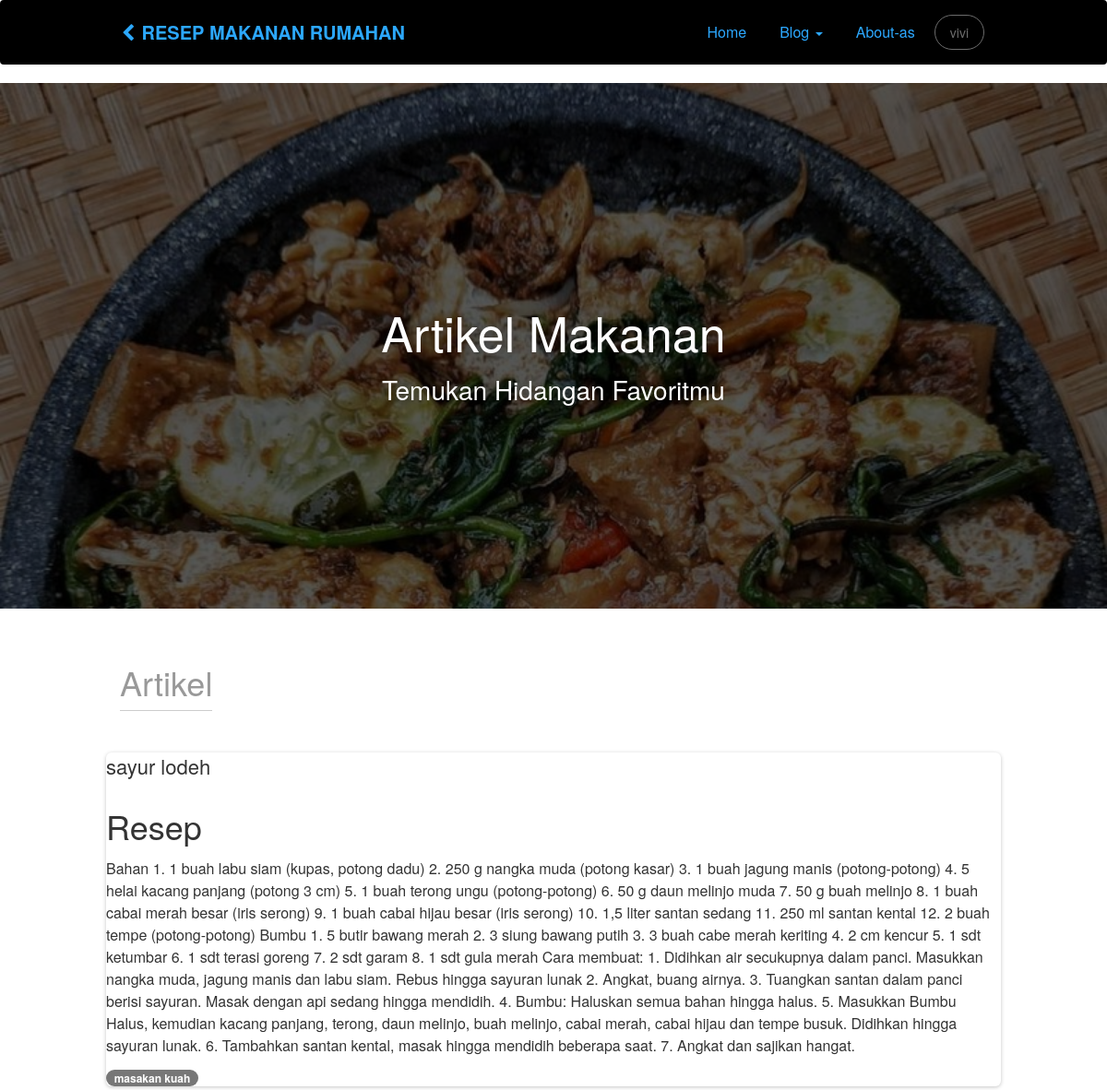
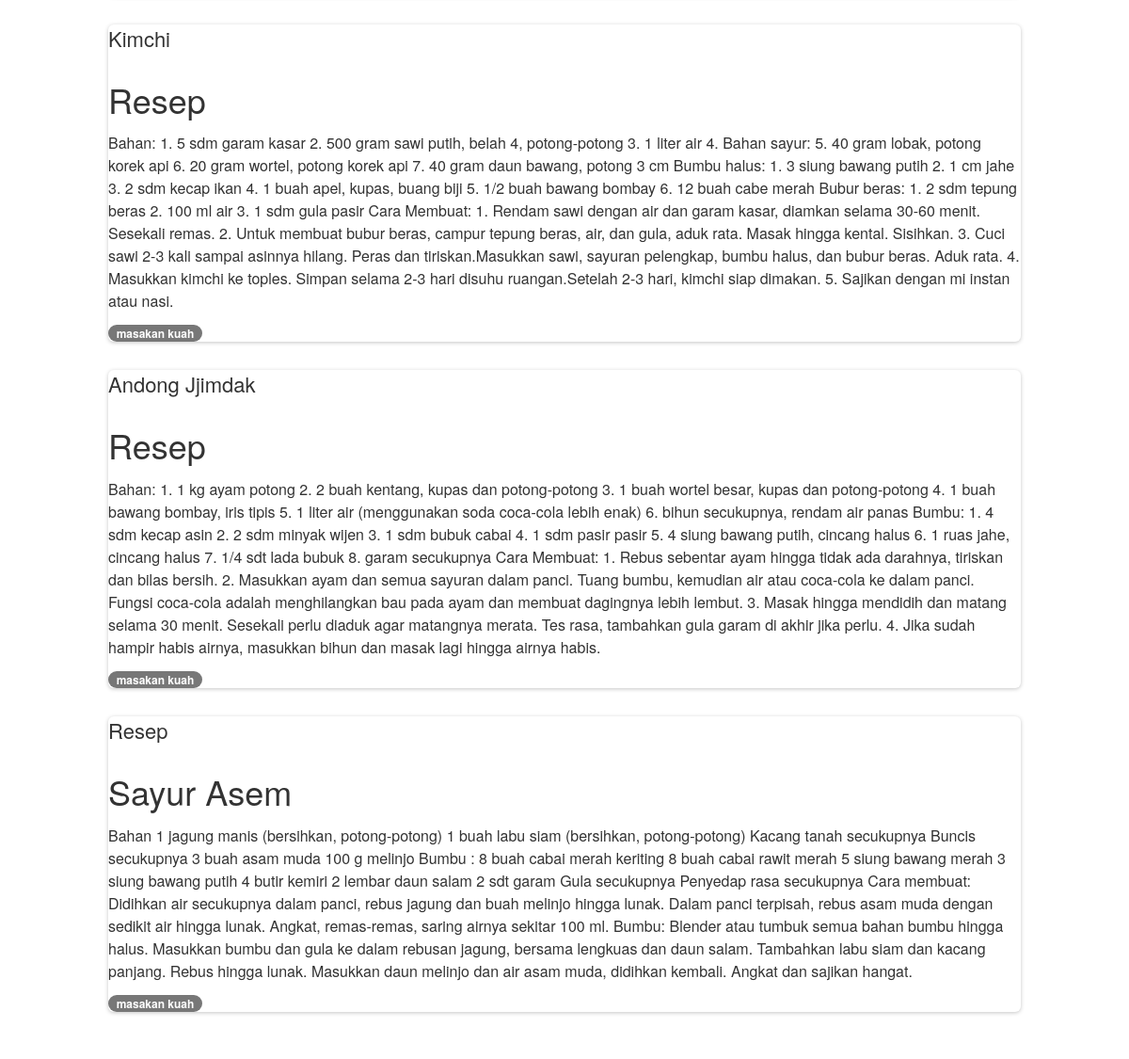
Screenshot of /makan_korea/ (signed in) with the database file from the repository (2 pictures, top to bottom).
### blog/models.py (models this page shows, shortened)
class Artikel(models.Model):
    nama = models.CharField(max_length=100,blank=True,null=True)
    judul = models.CharField(max_length=100)
    body = models.TextField()
    kategori = models.ForeignKey(Kategori, on_delete=models.CASCADE, blank=True,null=True)
    date = models.DateTimeField(auto_now_add=True)
    class meta :
        ordering = ['-id']
        verbose_name_plural = "Artikel"

class Kategori(models.Model):
    nama = models.CharField(max_length=100)
    def __str__(self):
         return self.nama
    class meta :
        verbose_name_plural = "Kategori"

### food/views.py (the view)
# urls.py: path('makan_korea/', makan_korea, name='makan_korea'),
def makan_korea(request):
    template_name = 'front/makan_korea.html'
    artikel = Artikel.objects.all()
    context = {
        'title':'makan rumahan',
        'artikel': artikel
    }
    return render(request, template_name, context)

### templates/front/makan_korea.html
{% extends 'front/base.html' %}
{% load static %}
{% block content %}
<div class="wrapper">
    <div class="parallax filter-black">
        <div class="parallax-image">
            <img src="{%static 'front/img/bg6.jpg' %}" alt="..." />
        </div>
        <div class="small-info">
            <h1>Artikel Makanan</h1>
            <h3>Temukan Hidangan Favoritmu</h3>
        </div>
    </div>
<div class="section">
        <div class="container">
            <h2 class="section-title">Artikel</h2>
            <div class="row">
                {% for a in artikel %}
                <div class="card">
                    <h4 class="fw-bolder">{{a.nama}}</h4>
                    <div class="card-body">
                    <h2 class="fw-bold">{{a.judul}}</h2>
                      <p class="card-text">{{a.body}}</p>
                      <div class="badge bg-primary text-wrap" style="width: 10rem;">
                        {{a.kategori}}
                      </div>
                    </div>
                  </div>
                {% endfor %}
            </div>
        </div>
 </div>
</div>
{% endblock content %}

### templates/front/base.html (shortened to what this page needs)
{% load static %}
<!doctype html>
<html lang="en">
<head>
    <link href="{%static 'bootstrap3/css/bootstrap.min.css' %}" rel="stylesheet" />
    <link href="{%static 'front/css/gsdk.css'%}" rel="stylesheet"/>
    <link href="{%static 'front/css/examples.css'%}" rel="stylesheet"/>
    <link href="http://maxcdn.bootstrapcdn.com/font-awesome/4.4.0/css/font-awesome.min.css" rel="stylesheet">
    <link href="{%static 'front/css/pe-icon-7-stroke.css' %}" rel="stylesheet" />
</head>
<body class="home">
<nav class="navbar" style="background-color: #000000;" role="navigation">
        <div class="container">
        <div class="navbar-header">
          <a class="navbar-brand" href=""><i class="fa fa-chevron-left"></i> RESEP MAKANAN RUMAHAN</a>
        </div>
        <div class="collapse navbar-collapse">
          <ul  class="nav navbar-nav navbar-right">
                <li>
                    <a href="{%url 'home' %}">
                         Home
                    </a>
                </li>
                <li class="dropdown">
                    <a href="#" class="dropdown-toggle" data-toggle="dropdown">
                         Blog
                         <b class="caret"></b>
                    </a>
                </li>
                <li>
                    <a href="{%url 'about_us' %}">
                         About-as
                    </a>
                </li>
                <li>
                    {% if request.user.is_anonymous %}
                    <a href="{% url 'login' %}" class="btn btn-round btn-default">LOGIN</a>
                    {% else %}
                    <a href="{% url 'dashboard' %}" class="btn btn-round btn-default">{{user}}</a>
                    {% endif %}
                </li>
           </ul>
        </div>
      </div>
    </nav>
{% block content %}
{% endblock content %}
</body>
</html>

### static/front/css/examples.css (style rules this page uses)
.section-title { font-weight: 300; display: inline-block; padding-bottom: 10px; border-bottom: 1px solid #CCCCCC; color: #999; }
.parallax { width: 100%; height: 570px; overflow: hidden; display: block; }
.parallax .small-info { color: #FFFFFF; text-shadow: 0 0 10px rgba(0, 0, 0, 0.27); top: 37%; position: absolute; text-align: center; width: 100%; z-index: 2; }
.parallax .small-info h3 { max-width: 790px; margin: 0 auto; line-height: 1.4; }
.parallax .parallax-image img { width: 100%; position: relative; }
.filter-black { position: relative; }
.filter-black:after { position: absolute; left: 0; top: 0; width: 100%; height: 100%; display: block; z-index: 1; background-color: rgba(0, 0, 0, 0.66); content: ""; }
.about-us .container, .contact-us .container, .pricing .container, .blog-page .container, .ecommerce .container, .home .container, .product-page .container, .blog-post .container { max-width: 970px; }

### rows the page displays
Artikel: nama "sayur lodeh", judul "Resep", body "Bahan 1. 1 buah labu siam (kupas, potong dadu) 2. 250 g nangka muda (potong kasar) 3. 1 buah jagung manis (potong-potong) 4. 5 helai kacang panjang (potong 3 cm) 5. 1 buah terong ungu (potong-potong) 6. 50 g daun melinjo muda 7. 50 g buah melinjo 8. 1 buah cabai merah besar (iris serong) 9. 1 buah cabai hijau besar (iris serong) 10. 1,5 liter santan sedang 11. 250 ml santan kental 12. 2 buah tempe (potong-potong) Bumbu 1. 5 butir bawang merah 2. 3 siung bawang putih 3. 3 buah cabe merah keriting 4. 2 cm kencur 5. 1 sdt ketumbar 6. 1 sdt terasi goreng 7. 2 sdt garam 8. 1 sdt gula merah Cara membuat: 1. Didihkan air secukupnya dalam panci. Masukkan nangka muda, jagung manis dan labu siam.…", kategori "masakan kuah"
Artikel: nama "Kimchi", judul "Resep", body "Bahan: 1. 5 sdm garam kasar 2. 500 gram sawi putih, belah 4, potong-potong 3. 1 liter air 4. Bahan sayur: 5. 40 gram lobak, potong korek api 6. 20 gram wortel, potong korek api 7. 40 gram daun bawang, potong 3 cm Bumbu halus: 1. 3 siung bawang putih 2. 1 cm jahe 3. 2 sdm kecap ikan 4. 1 buah apel, kupas, buang biji 5. 1/2 buah bawang bombay 6. 12 buah cabe merah Bubur beras: 1. 2 sdm tepung beras 2. 100 ml air 3. 1 sdm gula pasir Cara Membuat: 1. Rendam sawi dengan air dan garam kasar, diamkan selama 30-60 menit. Sesekali remas. 2. Untuk membuat bubur beras, campur tepung beras, air, dan gula, aduk rata. Masak hingga kental. Sisihkan. 3. Cuci sawi 2-3 kali sampai asinnya hilang. Peras dan…", kategori "masakan kuah"
Artikel: nama "Andong Jjimdak", judul "Resep", body "Bahan: 1. 1 kg ayam potong 2. 2 buah kentang, kupas dan potong-potong 3. 1 buah wortel besar, kupas dan potong-potong 4. 1 buah bawang bombay, iris tipis 5. 1 liter air (menggunakan soda coca-cola lebih enak) 6. bihun secukupnya, rendam air panas Bumbu: 1. 4 sdm kecap asin 2. 2 sdm minyak wijen 3. 1 sdm bubuk cabai 4. 1 sdm pasir pasir 5. 4 siung bawang putih, cincang halus 6. 1 ruas jahe, cincang halus 7. 1/4 sdt lada bubuk 8. garam secukupnya Cara Membuat: 1. Rebus sebentar ayam hingga tidak ada darahnya, tiriskan dan bilas bersih. 2. Masukkan ayam dan semua sayuran dalam panci. Tuang bumbu, kemudian air atau coca-cola ke dalam panci. Fungsi coca-cola adalah menghilangkan bau pada ayam…", kategori "masakan kuah"
Artikel: nama "Resep", judul "Sayur Asem", body "Bahan 1 jagung manis (bersihkan, potong-potong) 1 buah labu siam (bersihkan, potong-potong) Kacang tanah secukupnya Buncis secukupnya 3 buah asam muda 100 g melinjo Bumbu : 8 buah cabai merah keriting 8 buah cabai rawit merah 5 siung bawang merah 3 siung bawang putih 4 butir kemiri 2 lembar daun salam 2 sdt garam Gula secukupnya Penyedap rasa secukupnya Cara membuat: Didihkan air secukupnya dalam panci, rebus jagung dan buah melinjo hingga lunak. Dalam panci terpisah, rebus asam muda dengan sedikit air hingga lunak. Angkat, remas-remas, saring airnya sekitar 100 ml. Bumbu: Blender atau tumbuk semua bahan bumbu hingga halus. Masukkan bumbu dan gula ke dalam rebusan jagung, bersama lengkuas…", kategori "masakan kuah"

### other values shown
{{ user }} "vivi"
